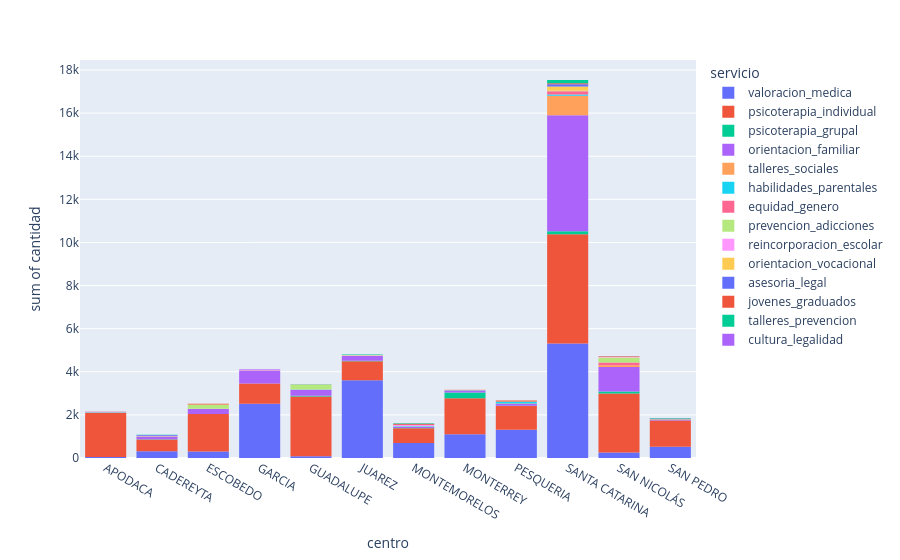

Write notebook code for a chart like this one.
### Code cell
import plotly.express as px

px.histogram(valoracion_categorical_df, x="centro", y="cantidad", color="servicio")

### Figure 1 — Plotly figure (JSON) as saved in the notebook; plotly's stock layout.template omitted (floating-point values rounded to 4 significant figures)
{"data": [{"alignmentgroup": "True", "bingroup": "x", "histfunc": "sum", "hovertemplate": "servicio=valoracion_medica<br>centro=%{x}<br>sum of cantidad=%{y}<extra></extra>", "legendgroup": "valoracion_medica", "marker": {"color": "#636efa", "pattern": {"shape": ""}}, "name": "valoracion_medica", "offsetgroup": "valoracion_medica", "orientation": "v", "showlegend": true, "type": "histogram", "x": ["APODACA", "CADEREYTA", "ESCOBEDO", "GARCIA", "GUADALUPE", "JUAREZ", "MONTEMORELOS", "MONTERREY", "PESQUERIA", "SANTA CATARINA", "SAN NICOLÁS", "SAN PEDRO"], "xaxis": "x", "y": ["50", "318", "297", "2521", "78", "3602", "700", "1099", "1315", "5318", "255", "521"], "yaxis": "y"}, {"alignmentgroup": "True", "bingroup": "x", "histfunc": "sum", "hovertemplate": "servicio=psicoterapia_individual<br>centro=%{x}<br>sum of cantidad=%{y}<extra></extra>", "legendgroup": "psicoterapia_individual", "marker": {"color": "#EF553B", "pattern": {"shape": ""}}, "name": "psicoterapia_individual", "offsetgroup": "psicoterapia_individual", "orientation": "v", "showlegend": true, "type": "histogram", "x": ["APODACA", "CADEREYTA", "ESCOBEDO", "GARCIA", "GUADALUPE", "JUAREZ", "MONTEMORELOS", "MONTERREY", "PESQUERIA", "SANTA CATARINA", "SAN NICOLÁS", "SAN PEDRO"], "xaxis": "x", "y": ["2050", "536", "1746", "934", "2780", "892", "680", "1673", "1092", "5065", "2742", "1216"], "yaxis": "y"}, {"alignmentgroup": "True", "bingroup": "x", "histfunc": "sum", "hovertemplate": "servicio=psicoterapia_grupal<br>centro=%{x}<br>sum of cantidad=%{y}<extra></extra>", "legendgroup": "psicoterapia_grupal", "marker": {"color": "#00cc96", "pattern": {"shape": ""}}, "name": "psicoterapia_grupal", "offsetgroup": "psicoterapia_grupal", "orientation": "v", "showlegend": true, "type": "histogram", "x": ["APODACA", "CADEREYTA", "ESCOBEDO", "GARCIA", "GUADALUPE", "JUAREZ", "MONTEMORELOS", "MONTERREY", "PESQUERIA", "SANTA CATARINA", "SAN NICOLÁS", "SAN PEDRO"], "xaxis": "x", "y": ["06", "12", "00", "00", "33", "16", "16", "271", "12", "135", "88", "06"], "yaxis": "y"}, {"alignmentgroup": "True", "bingroup": "x", "histfunc": "sum", "hovertemplate": "servicio=orientacion_familiar<br>centro=%{x}<br>sum of cantidad=%{y}<extra></extra>", "legendgroup": "orientacion_familiar", "marker": {"color": "#ab63fa", "pattern": {"shape": ""}}, "name": "orientacion_familiar", "offsetgroup": "orientacion_familiar", "orientation": "v", "showlegend": true, "type": "histogram", "x": ["APODACA", "CADEREYTA", "ESCOBEDO", "GARCIA", "GUADALUPE", "JUAREZ", "MONTEMORELOS", "MONTERREY", "PESQUERIA", "SANTA CATARINA", "SAN NICOLÁS", "SAN PEDRO"], "xaxis": "x", "y": ["04", "129", "233", "607", "280", "227", "51", "86", "86", "5380", "1135", "22"], "yaxis": "y"}, {"alignmentgroup": "True", "bingroup": "x", "histfunc": "sum", "hovertemplate": "servicio=talleres_sociales<br>centro=%{x}<br>sum of cantidad=%{y}<extra></extra>", "legendgroup": "talleres_sociales", "marker": {"color": "#FFA15A", "pattern": {"shape": ""}}, "name": "talleres_sociales", "offsetgroup": "talleres_sociales", "orientation": "v", "showlegend": true, "type": "histogram", "x": ["APODACA", "CADEREYTA", "ESCOBEDO", "GARCIA", "GUADALUPE", "JUAREZ", "MONTEMORELOS", "MONTERREY", "PESQUERIA", "SANTA CATARINA", "SAN NICOLÁS", "SAN PEDRO"], "xaxis": "x", "y": ["04", "10", "12", "11", "00", "02", "06", "14", "24", "914", "88", "20"], "yaxis": "y"}, {"alignmentgroup": "True", "bingroup": "x", "histfunc": "sum", "hovertemplate": "servicio=habilidades_parentales<br>centro=%{x}<br>sum of cantidad=%{y}<extra></extra>", "legendgroup": "habilidades_parentales", "marker": {"color": "#19d3f3", "pattern": {"shape": ""}}, "name": "habilidades_parentales", "offsetgroup": "habilidades_parentales", "orientation": "v", "showlegend": true, "type": "histogram", "x": ["APODACA", "CADEREYTA", "ESCOBEDO", "GARCIA", "GUADALUPE", "JUAREZ", "MONTEMORELOS", "MONTERREY", "PESQUERIA", "SANTA CATARINA", "SAN NICOLÁS", "SAN PEDRO"], "xaxis": "x", "y": ["06", "00", "01", "00", "10", "02", "17", "17", "86", "49", "No aplica", "12"], "yaxis": "y"}, {"alignmentgroup": "True", "bingroup": "x", "histfunc": "sum", "hovertemplate": "servicio=equidad_genero<br>centro=%{x}<br>sum of cantidad=%{y}<extra></extra>", "legendgroup": "equidad_genero", "marker": {"color": "#FF6692", "pattern": {"shape": ""}}, "name": "equidad_genero", "offsetgroup": "equidad_genero", "orientation": "v", "showlegend": true, "type": "histogram", "x": ["APODACA", "CADEREYTA", "ESCOBEDO", "GARCIA", "GUADALUPE", "JUAREZ", "MONTEMORELOS", "MONTERREY", "PESQUERIA", "SANTA CATARINA", "SAN NICOLÁS", "SAN PEDRO"], "xaxis": "x", "y": ["02", "05", "00", "00", "00", "01", "03", "00", "00", "157", "121", "19"], "yaxis": "y"}, {"alignmentgroup": "True", "bingroup": "x", "histfunc": "sum", "hovertemplate": "servicio=prevencion_adicciones<br>centro=%{x}<br>sum of cantidad=%{y}<extra></extra>", "legendgroup": "prevencion_adicciones", "marker": {"color": "#B6E880", "pattern": {"shape": ""}}, "name": "prevencion_adicciones", "offsetgroup": "prevencion_adicciones", "orientation": "v", "showlegend": true, "type": "histogram", "x": ["APODACA", "CADEREYTA", "ESCOBEDO", "GARCIA", "GUADALUPE", "JUAREZ", "MONTEMORELOS", "MONTERREY", "PESQUERIA", "SANTA CATARINA", "SAN NICOLÁS", "SAN PEDRO"], "xaxis": "x", "y": ["01", "05", "180", "01", "213", "29", "06", "00", "09", "05", "221", "05"], "yaxis": "y"}, {"alignmentgroup": "True", "bingroup": "x", "histfunc": "sum", "hovertemplate": "servicio=reincorporacion_escolar<br>centro=%{x}<br>sum of cantidad=%{y}<extra></extra>", "legendgroup": "reincorporacion_escolar", "marker": {"color": "#FF97FF", "pattern": {"shape": ""}}, "name": "reincorporacion_escolar", "offsetgroup": "reincorporacion_escolar", "orientation": "v", "showlegend": true, "type": "histogram", "x": ["APODACA", "CADEREYTA", "ESCOBEDO", "GARCIA", "GUADALUPE", "JUAREZ", "MONTEMORELOS", "MONTERREY", "PESQUERIA", "SANTA CATARINA", "SAN NICOLÁS", "SAN PEDRO"], "xaxis": "x", "y": ["12", "14", "05", "27", "12", "05", "50", "02", "03", "17", "28", "05"], "yaxis": "y"}, {"alignmentgroup": "True", "bingroup": "x", "histfunc": "sum", "hovertemplate": "servicio=orientacion_vocacional<br>centro=%{x}<br>sum of cantidad=%{y}<extra></extra>", "legendgroup": "orientacion_vocacional", "marker": {"color": "#FECB52", "pattern": {"shape": ""}}, "name": "orientacion_vocacional", "offsetgroup": "orientacion_vocacional", "orientation": "v", "showlegend": true, "type": "histogram", "x": ["APODACA", "CADEREYTA", "ESCOBEDO", "GARCIA", "GUADALUPE", "JUAREZ", "MONTEMORELOS", "MONTERREY", "PESQUERIA", "SANTA CATARINA", "SAN NICOLÁS", "SAN PEDRO"], "xaxis": "x", "y": ["06", "05", "05", "05", "12", "00", "06", "11", "00", "200", "03", "00"], "yaxis": "y"}, {"alignmentgroup": "True", "bingroup": "x", "histfunc": "sum", "hovertemplate": "servicio=asesoria_legal<br>centro=%{x}<br>sum of cantidad=%{y}<extra></extra>", "legendgroup": "asesoria_legal", "marker": {"color": "#636efa", "pattern": {"shape": ""}}, "name": "asesoria_legal", "offsetgroup": "asesoria_legal", "orientation": "v", "showlegend": true, "type": "histogram", "x": ["APODACA", "CADEREYTA", "ESCOBEDO", "GARCIA", "GUADALUPE", "JUAREZ", "MONTEMORELOS", "MONTERREY", "PESQUERIA", "SANTA CATARINA", "SAN NICOLÁS", "SAN PEDRO"], "xaxis": "x", "y": ["00", "35", "03", "06", "03", "00", "06", "00", "00", "105", "12", "06"], "yaxis": "y"}, {"alignmentgroup": "True", "bingroup": "x", "histfunc": "sum", "hovertemplate": "servicio=jovenes_graduados<br>centro=%{x}<br>sum of cantidad=%{y}<extra></extra>", "legendgroup": "jovenes_graduados", "marker": {"color": "#EF553B", "pattern": {"shape": ""}}, "name": "jovenes_graduados", "offsetgroup": "jovenes_graduados", "orientation": "v", "showlegend": true, "type": "histogram", "x": ["APODACA", "CADEREYTA", "ESCOBEDO", "GARCIA", "GUADALUPE", "JUAREZ", "MONTEMORELOS", "MONTERREY", "PESQUERIA", "SANTA CATARINA", "SAN NICOLÁS", "SAN PEDRO"], "xaxis": "x", "y": ["35 - 70", "20 - 30", "35", "35-50", "50-60", "30-60", "45", "35 - 90", "36", "42", "25", "00"], "yaxis": "y"}, {"alignmentgroup": "True", "bingroup": "x", "histfunc": "sum", "hovertemplate": "servicio=talleres_prevencion<br>centro=%{x}<br>sum of cantidad=%{y}<extra></extra>", "legendgroup": "talleres_prevencion", "marker": {"color": "#00cc96", "pattern": {"shape": ""}}, "name": "talleres_prevencion", "offsetgroup": "talleres_prevencion", "orientation": "v", "showlegend": true, "type": "histogram", "x": ["APODACA", "CADEREYTA", "ESCOBEDO", "GARCIA", "GUADALUPE", "JUAREZ", "MONTEMORELOS", "MONTERREY", "PESQUERIA", "SANTA CATARINA", "SAN NICOLÁS", "SAN PEDRO"], "xaxis": "x", "y": ["06", "04", "02", "11", "16", "29", "21", "00", "02", "155", "02", "20"], "yaxis": "y"}, {"alignmentgroup": "True", "bingroup": "x", "histfunc": "sum", "hovertemplate": "servicio=cultura_legalidad<br>centro=%{x}<br>sum of cantidad=%{y}<extra></extra>", "legendgroup": "cultura_legalidad", "marker": {"color": "#ab63fa", "pattern": {"shape": ""}}, "name": "cultura_legalidad", "offsetgroup": "cultura_legalidad", "orientation": "v", "showlegend": true, "type": "histogram", "x": ["APODACA", "CADEREYTA", "ESCOBEDO", "GARCIA", "GUADALUPE", "JUAREZ", "MONTEMORELOS", "MONTERREY", "PESQUERIA", "SANTA CATARINA", "SAN NICOLÁS", "SAN PEDRO"], "xaxis": "x", "y": ["12", "00", "01", "03", "00", "00", "03", "00", "00", "00", "00", "01"], "yaxis": "y"}], "layout": {"barmode": "relative", "legend": {"title": {"text": "servicio"}, "tracegroupgap": 0}, "margin": {"t": 60}, "xaxis": {"anchor": "y", "domain": [0, 1], "title": {"text": "centro"}}, "yaxis": {"anchor": "x", "domain": [0, 1], "title": {"text": "sum of cantidad"}}}}
